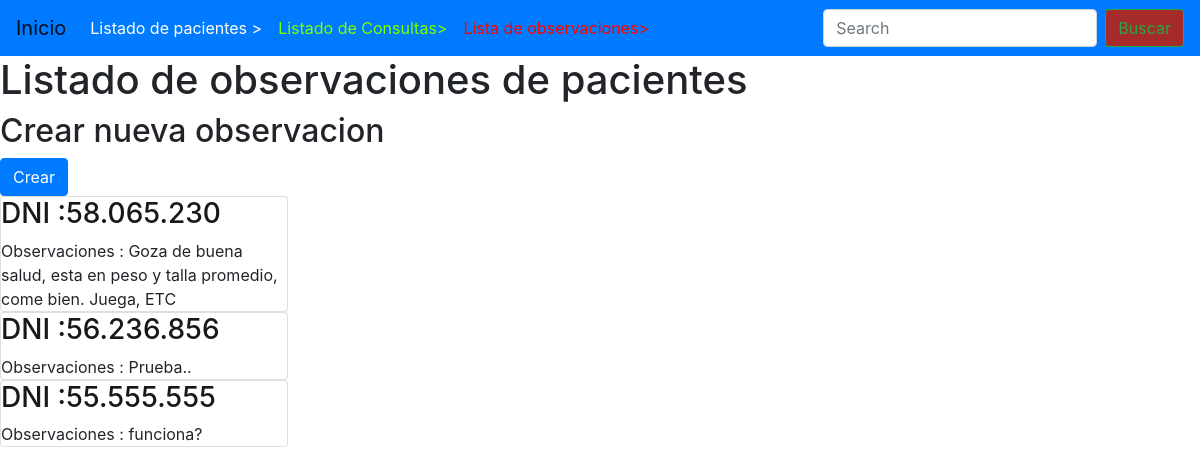
/observations/list-observations/, run on the app's committed database.
### observations/models.py (models this page shows, shortened)
class Observations(models.Model):
    dni = models.CharField(max_length=11)
    observations = models.CharField(max_length=1500)
    class Meta:
        verbose_name = 'Observacion'
        verbose_name_plural ='Observaciones'

### observations/views.py (the view)
# urls.py: path('list-observations/', list_observations),
def list_observations(request):
    if 'search' in request.GET:
        search =request.GET['search']
        observations =Observations.objects.filter(dni__icontains=search)
    else:
        observations = Observations.objects.all()
    context ={
        'observations': observations,
    }
    return render(request, 'observations/list_observations.html',context=context )

### template/observations/list_observations.html (shortened to what this page needs)
{% extends 'base.html' %}
{% block content %}
    <h1>Listado de observaciones de pacientes</h1>
    <h2>Crear nueva observacion </h2> <a href="/observations/create-observation" class="btn btn-primary">Crear</a>
    {% for observation in observations %}
        <div class="card" style="width: 18rem;">
            <h3 style="color: rgb(24, 24, 28);" class="card-text">DNI :{{observation.dni }}</h3>
            <p class="card-text"> Observaciones : {{observation.observations}}</p>
            </div>
    {% endfor %}
{% endblock %}

### data on the page
Observations: dni "58.065.230", observations "Goza de buena salud, esta en peso y talla promedio, come bien. Juega, ETC"
Observations: dni "56.236.856", observations "Prueba.."
Observations: dni "55.555.555", observations "funciona?"
